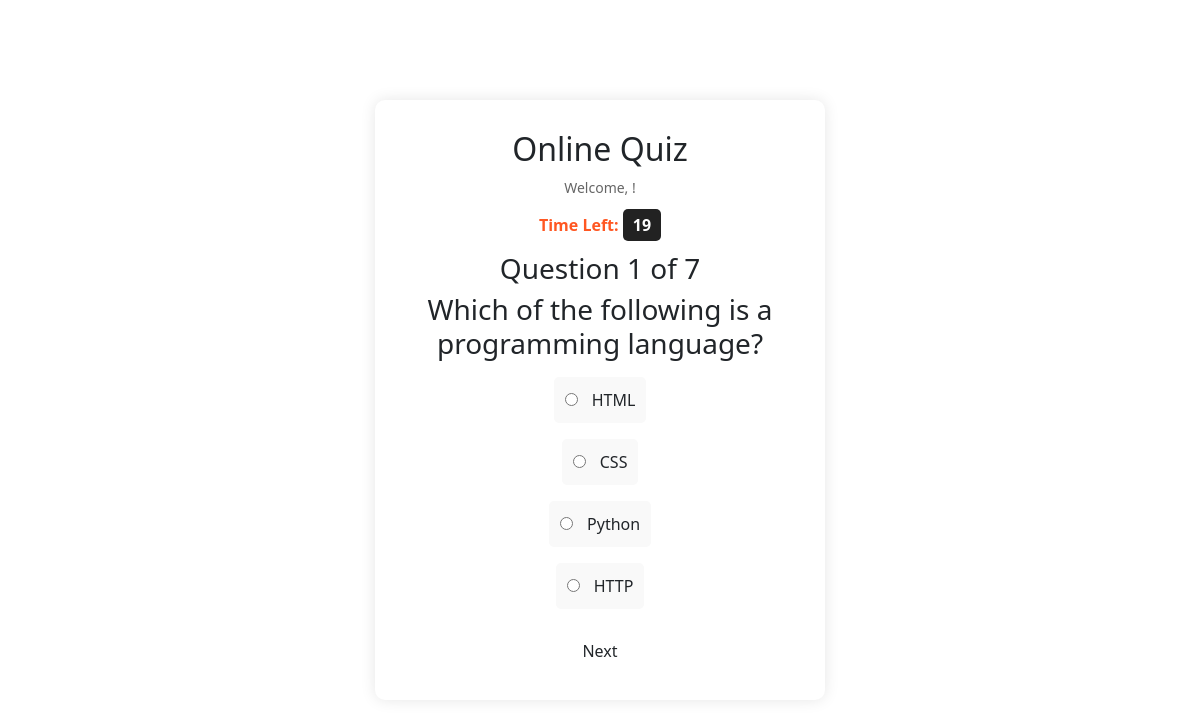
The page /questions/1/ on the database its author committed.
### Exam_Portel/models.py (models this page shows, shortened)
class Questions(models.Model):
    question_text = models.CharField(max_length=100,null=True,blank=True)
    option1 = models.CharField(max_length=100,null=True,blank=True)
    option2 = models.CharField(max_length=100,null=True,blank=True)
    option3 = models.CharField(max_length=100,null=True,blank=True)
    option4 = models.CharField(max_length=100,null=True,blank=True)
    ANSWER_CHOICES = (
        ('option1', 'Option 1'),
        ('option2', 'Option 2'),
        ('option3', 'Option 3'),
        ('option4', 'Option 4'),
    )
    correct_answer = models.CharField(max_length=10, choices=ANSWER_CHOICES)

### Exam_Portel/views.py (the view, shortened to what this page needs)
# urls.py: path('questions/<int:q_no>/', views.questions, name='questions'),
def questions(request,q_no=1):
    questions = list(Questions.objects.all().order_by('id'))
    total = len(questions)
    question = questions[q_no - 1]
    return render(request, 'students/questions.html', {'question': question, 'current': q_no, 'total': total})

### Exam_Portel/templates/students/questions.html (shortened to what this page needs)
{% load static %}
<!DOCTYPE html>
<html lang="en">
<head>
    <link rel="stylesheet" href="{% static 'css/students/questions.css' %}">
    <link href="https://cdn.jsdelivr.net/npm/bootstrap@5.3.2/dist/css/bootstrap.min.css" rel="stylesheet">
</head>
<body class="container">
    <div class="quiz-container">
        <h2>Online Quiz</h2>
        <p class="welcome">Welcome, {{ user.username }}!</p>
        <div class="timer">
            Time Left: <span id="time">00:00</span>
        </div>
        <h3>Question {{ current }} of {{ total }}</h3>
        <h3>{{ question.question_text }}</h3>
        <form method="post" id="quizForm">
            <label>
                <input type="radio" name="answer" value="option1" >
                {{ question.option1 }}
            </label><br>
            <label>
                <input type="radio" name="answer" value="option2">
                {{ question.option2 }}
            </label><br>
            <label>
                <input type="radio" name="answer" value="option3">
                {{ question.option3 }}
            </label><br>
            <label>
                <input type="radio" name="answer" value="option4">
                {{ question.option4 }}
            </label><br>
            <button type="submit" id="next-btn" class="btn next-btn">Next</button>
        </form>
    </div>
</body>
</html>

### Exam_Portel/static/css/students/questions.css (style rules this page uses)
body { font-family: 'Arial', sans-serif; background-color: #f4f7fc; margin: 0; padding: 0; display: flex; justify-content: center; align-items: center; height: 100vh; }
.quiz-container { background: #fff; width: 450px; padding: 30px; border-radius: 10px; box-shadow: 0px 0px 15px rgba(0,0,0,0.1); text-align: center; }
h2 { margin-bottom: 10px; color: #333; }
.welcome { font-size: 14px; color: #666; margin-bottom: 15px; }
.timer { font-size: 16px; font-weight: bold; color: #ff5722; margin-bottom: 15px; }
#time { background: #222; color: #fff; padding: 5px 10px; border-radius: 5px; }
h3 { color: #333; margin: 10px 0 15px; }
label { display: block; background: #f9f9f9; margin: 8px 0; padding: 10px; border-radius: 5px; cursor: pointer; border: 1px solid transparent; transition: all 0.3s ease; }
input[type="radio"] { margin-right: 10px; }
.btn { display: inline-block; background-color: #3b82f6; color: white; padding: 10px 20px; border: none; border-radius: 5px; cursor: pointer; font-size: 16px; margin-top: 15px; transition: all 0.3s ease; }

### rows shown on the page
Questions: question_text "Which of the following is a programming language?", option1 "HTML", option2 "CSS", option3 "Python", option4 "HTTP"

### other values the page prints
{{ current }} "1"
{{ total }} "7"
